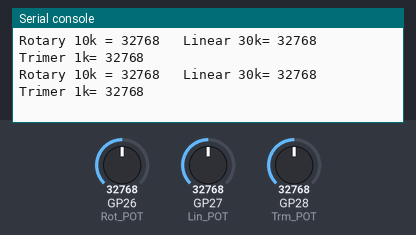
This program was run on a simulated Raspberry Pi Pico running MicroPython. Parts: the last lines printed to the serial console. The inputs (shaded band) are chosen by the test bench; at power-on: GP26 (Rot_POT) = 32768, GP27 (Lin_POT) = 32768, GP28 (Trm_POT) = 32768 (analog values on the 0–65535 scale).

Above: at 1.2 s.
1.3 s: GP26 (Rot_POT) set to 45874
At 1.42 s:
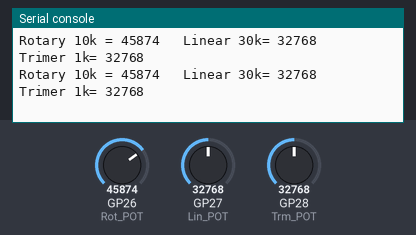
2.8 s: GP27 (Lin_POT) set to 45874
At 2.83 s:
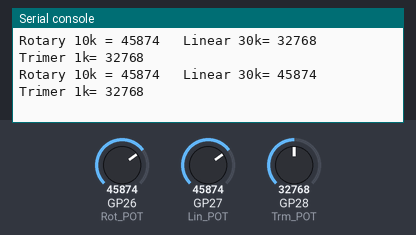
4.3 s: GP28 (Trm_POT) set to 45874
At 4.34 s:
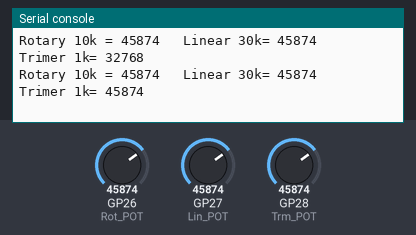
5.8 s: GP26 (Rot_POT) set to 57670
At 5.85 s:
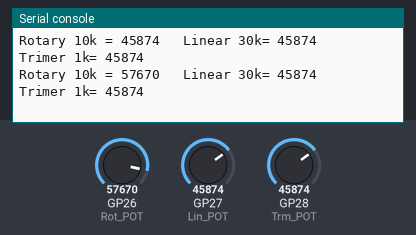
7.3 s: GP27 (Lin_POT) set to 57670
At 7.36 s:
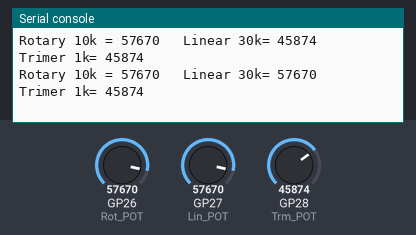
8.8 s: GP28 (Trm_POT) set to 57670
At 8.87 s:
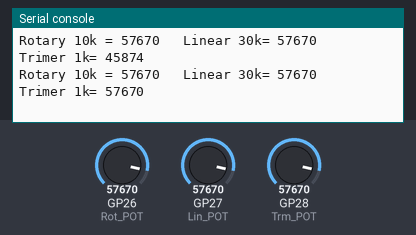
Timing chart, 0 to 11.3 s (numbered marks = the images above; inputs shaded):
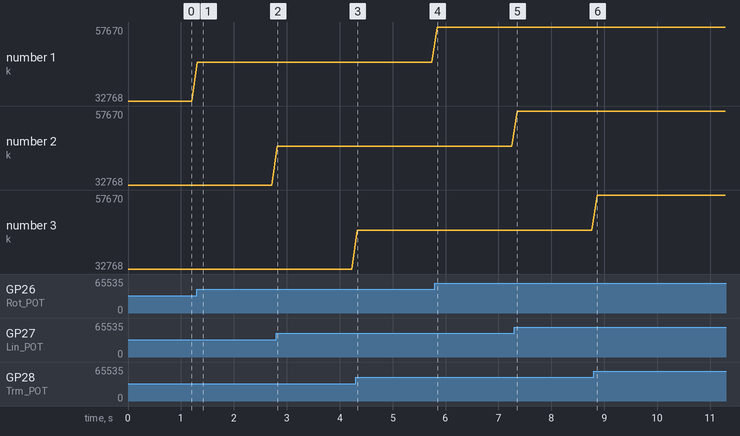

Measured:
- after the input at 1.3 s, the serial console: prints a new line at once (image 1)
- after the input at 2.8 s, the serial console: prints a new line at once (image 2)
- after the input at 4.3 s, the serial console: prints a new line at once (image 3)
- after the input at 5.8 s, the serial console: prints a new line at once (image 4)
- after the input at 7.3 s, the serial console: prints a new line after 0.05 s (image 5)
- after the input at 8.8 s, the serial console: prints a new line after 0.07 s (image 6)
- plotted number 1: 32768 → 45874 after the input at 1.3 s, 45874 → 57670 after the input at 5.8 s

The program:

Using_Potentiometers.py
```python
#Interfacing potentiometers to the PICO
#Read and display analog value generated with two potentiometers
'''
PICO has 3 ADC channels
    PIN31 = GP26 = ADC0
    PIN32 = GP27 = ADC1
    PIN38 = GP28 = ADC2
    Internal Temp Sensor = ADC3

    ADC is 12 bit resolution internal to the RP2040 meaning a range of 0 ~ 4095
    ADC value from Micropython is 16 bits meaning a range of 0 ~ 65535
    Micropython maps the 12 bit range to 16 bits for ease of use on various micros

    Wire up according to the fritzing diagram refernecd in the video's description
'''

import machine
import time

Rot_POT = machine.ADC(0)  #setup analog reading on ADC 0 for 10 rotary pot
Lin_POT = machine.ADC(1)  #setup analog reading on ADC 1 for 30k linear pot
Trm_POT = machine.ADC(2)  #setup analog reading on ADC 1 for 1K Trimmer pot

while True:
    R_Val = Rot_POT.read_u16()
    L_Val = Lin_POT.read_u16()
    T_Val = Trm_POT.read_u16()
    print("Rotary 10k =",R_Val,"  Linear 30k=",L_Val,"   Trimer 1k=",T_Val)
    time.sleep(.1)


    
```
